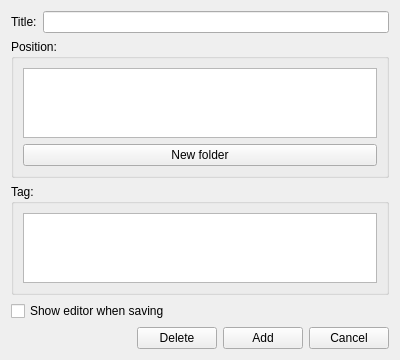
<?xml version="1.0" encoding="UTF-8"?>
<ui version="4.0">
 <class>CFrmAddBookmark</class>
 <widget class="QWidget" name="CFrmAddBookmark">
  <property name="geometry">
   <rect>
    <x>0</x>
    <y>0</y>
    <width>400</width>
    <height>336</height>
   </rect>
  </property>
  <property name="windowTitle">
   <string>Add bookmark</string>
  </property>
  <layout class="QGridLayout" name="gridLayout_3">
   <item row="0" column="0">
    <layout class="QHBoxLayout" name="horizontalLayout">
     <item>
      <widget class="QLabel" name="label">
       <property name="text">
        <string>Title:</string>
       </property>
      </widget>
     </item>
     <item>
      <widget class="QLineEdit" name="leTitle"/>
     </item>
    </layout>
   </item>
   <item row="1" column="0">
    <widget class="QGroupBox" name="groupBox">
     <property name="title">
      <string>Position:</string>
     </property>
     <layout class="QGridLayout" name="gridLayout">
      <item row="0" column="0">
       <widget class="QTreeView" name="tvFolder">
        <property name="contextMenuPolicy">
         <enum>Qt::ContextMenuPolicy::CustomContextMenu</enum>
        </property>
       </widget>
      </item>
      <item row="1" column="0">
       <widget class="QPushButton" name="pbNewFolder">
        <property name="text">
         <string>New folder</string>
        </property>
       </widget>
      </item>
     </layout>
    </widget>
   </item>
   <item row="2" column="0">
    <widget class="QGroupBox" name="groupBox_2">
     <property name="title">
      <string>Tag:</string>
     </property>
     <layout class="QGridLayout" name="gridLayout_2">
      <item row="0" column="0">
       <widget class="QListView" name="listView"/>
      </item>
     </layout>
    </widget>
   </item>
   <item row="3" column="0">
    <widget class="QCheckBox" name="cbSave">
     <property name="text">
      <string>Show editor when saving</string>
     </property>
    </widget>
   </item>
   <item row="4" column="0">
    <layout class="QHBoxLayout" name="horizontalLayout_2">
     <item>
      <spacer name="horizontalSpacer">
       <property name="orientation">
        <enum>Qt::Orientation::Horizontal</enum>
       </property>
       <property name="sizeHint" stdset="0">
        <size>
         <width>40</width>
         <height>20</height>
        </size>
       </property>
      </spacer>
     </item>
     <item>
      <widget class="QPushButton" name="pbDelete">
       <property name="text">
        <string>Delete</string>
       </property>
      </widget>
     </item>
     <item>
      <widget class="QPushButton" name="pbAdd">
       <property name="text">
        <string>Add</string>
       </property>
      </widget>
     </item>
     <item>
      <widget class="QPushButton" name="pbCancel">
       <property name="text">
        <string>Cancel</string>
       </property>
      </widget>
     </item>
    </layout>
   </item>
  </layout>
 </widget>
 <resources/>
 <connections/>
</ui>
